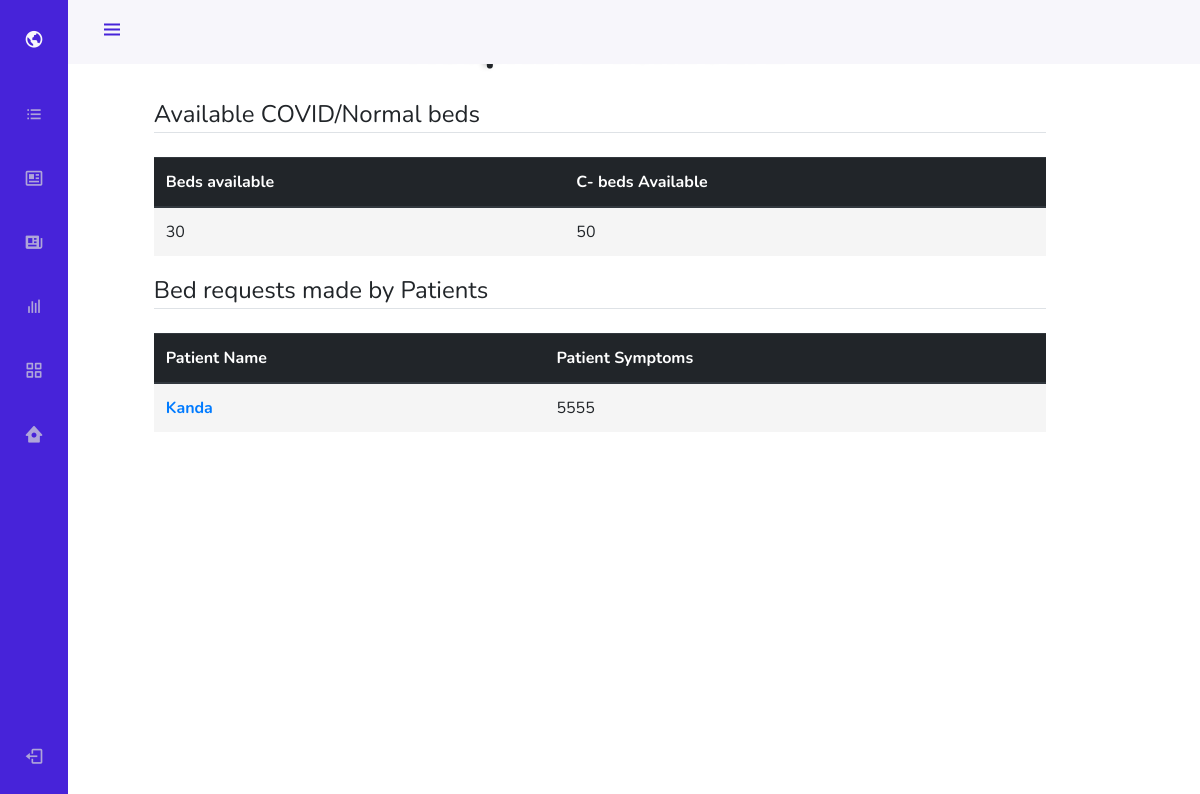
The app's page /dashboard/ (signed in) with its own data.
### blog/models.py (models this page shows, shortened)
class Post(models.Model):
    name = models.CharField(max_length = 100)
    content = models.TextField()
    type = models.CharField(max_length = 100, default="Dedicated covid hospital")
    proof = models.ImageField(default='default.jpg',upload_to='hosp_proofs')
    author = models.ForeignKey(User, on_delete=models.CASCADE)
    city = models.CharField(max_length=100, default="Mumbai")
    address = models.TextField(default="Maharashtra")
    area =models.CharField(max_length=100, default="Andheri")
    covid_cap=models.IntegerField(default=0)
    norm_cap = models.IntegerField(default=0)
    img1 = models.ImageField(default='default.jpg',upload_to='hosp_imgs')
    img2 = models.ImageField(default='default.jpg',upload_to='hosp_imgs')
    img3 = models.ImageField(default='default.jpg',upload_to='hosp_imgs')

class BedRequest(models.Model):
    aadhar_number = models.IntegerField(max_length = 16)
    phone_number = models.IntegerField(max_length = 10)
    email = models.EmailField(default='jmak0015@gmail.com')
    name = models.CharField(max_length =100)
    address = models.CharField(max_length=100)
    city= models.CharField(max_length = 16)
    pin_code= models.IntegerField(max_length=6)
    gender= models.CharField(max_length = 16)
    age= models.IntegerField(default = 1)
    co_mobidity = models.CharField(max_length = 16)
    ambulance_required = models.CharField(max_length = 16)
    scheme = models.CharField(max_length = 16)
    health_centre = models.CharField(max_length = 16,default='KEM')
    tested = models.CharField(max_length = 16)
    symptoms = models.CharField(max_length = 16)
    def __str__(self):
        return self.name

### blog/views.py (the view)
# urls.py: path('dashboard/', views.FilteredPatientView, name='dash-view'),
def FilteredPatientView(request):
    requests = BedRequest.objects.filter(health_centre = request.user)
    posts = Post.objects.filter(author = request.user)
    context = {
        'requests' : requests,
        'posts': posts
    }
    print(requests)
    return render(request, 'blog/dashboard.html',context)

### blog/templates/blog/dashboard.html (shortened to what this page needs)
{% extends 'blog/navbase_without.html' %} {% block content %}
<div class="row d-flex justify-content-center">
  <div class="col-9">
    <h1 class="my-4" style="text-align: center; font-weight: 800;">Hospital Dashboard</h1>
    {% if user.is_authenticated == True %}
    <legend class="border-bottom mb-4">Available COVID/Normal beds</legend>
    <table class="table">
        <thead class="thead-dark">
          <tr>
            <th scope="col">Beds available</th>
            <th scope="col">C- beds Available</th>
          </tr>
        </thead>
        <tbody>
        {% for post in posts%}
        <td>{{ post.norm_cap}}</td>
        <td>{{ post.covid_cap }}</td>
        {% endfor %}
      </tbody>
    </table>
    <legend class="border-bottom mb-4">Bed requests made by Patients</legend>
    <table class="table">
      <thead class="thead-dark">
        <tr>
          <th scope="col">Patient Name</th>
          <th scope="col">Patient Symptoms</th>
        </tr>
      </thead>
      <tbody>
        {% for rq in requests %}
        <tr>
          <th scope="row"><a href="{% url 'patient-detail' rq.id %}">{{ rq.name }}</a></th>
          <td>{{ rq.symptoms }}</td>
        </tr>
        {% endfor %}
        </tbody>
    </table>
    {% endif %}
  </div>
</div>
{% endblock content%}

### blog/static/blog/css/nav.css (style rules this page uses)
:root { --header-height: 3rem; --nav-width: 68px; --first-color: #4723D9; --first-color-light: #AFA5D9; --white-color: #F7F6FB; --body-font: 'Nunito', sans-serif; --normal-font-size: 1rem; --z-fixed: 100; }
*,::before,::after { box-sizing: border-box; }
html { height: 100vh !important; }
body { position: relative; margin: 0 0 0 0; padding: 0 ; font-family: var(--body-font); font-size: var(--normal-font-size); transition: .5s; }
a { text-decoration: none; }
@media screen and (min-width: 768px) { body { margin: 0 0 0 0; padding-left: 0 + 2rem); } }

### blog/templates/blog/dashboard.html (style rules this page uses)
body { background-color: rgba(255, 255, 255, 0.884); }
th, td { background-color: whitesmoke; }
h1 { text-shadow: -3px -3px 6px #00000060; font-weight: 600; }

### records on screen
Post: norm_cap "30", covid_cap "50"
BedRequest: name "Kanda", symptoms "5555"
